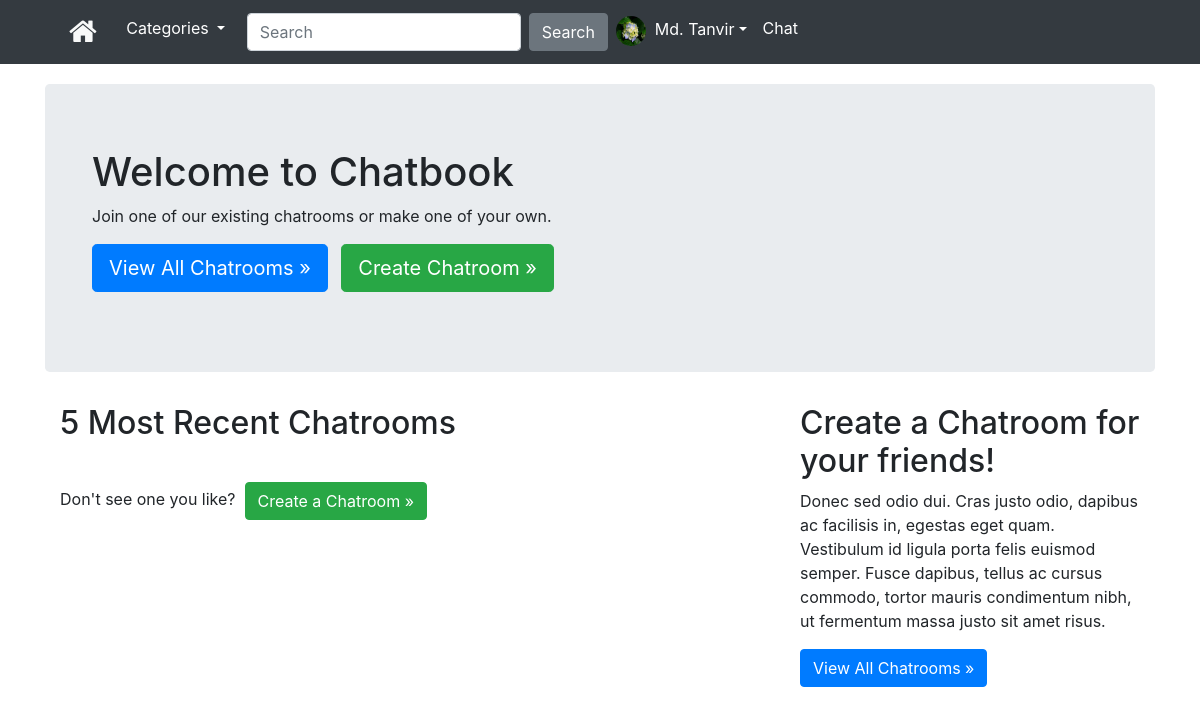
Page /chat/ (signed in) on the earlier database version.
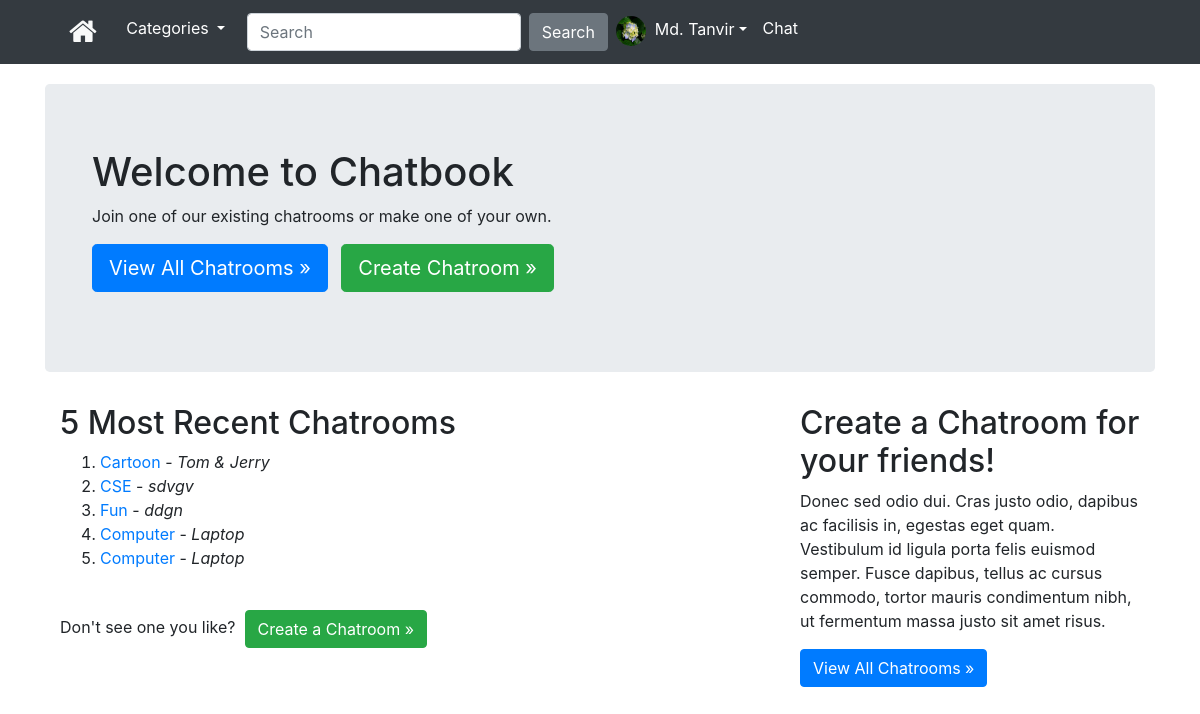
Same page on the later database version.
### chat/models.py (models this page shows, shortened)
class Chatroom(models.Model):
    name = models.CharField(max_length=50, unique=True, blank=False)
    info = models.CharField(max_length=300, blank=False)
    slug = AutoSlugField(populate_from='name')
    created = models.DateTimeField(auto_now_add=True)
    created_by = models.ForeignKey(User, related_name='chatroom_creator',
                                   on_delete=models.CASCADE, blank=False)

### chat/views.py (the view)
# urls.py: path('', views.Home.as_view(), name='home'),
class Home(LoginRequiredMixin, ListView):
    context_object_name = 'chatroom'
    model = Chatroom
    template_name = 'chat/home.html'
    def get_queryset(self):
        filters = {}
        return Chatroom.objects.order_by('-created').filter(**filters)[:5]
    def get_context_data(self, **kwargs):
        context = super(Home, self).get_context_data(**kwargs)
        context['recent_chatrooms'] = self.get_queryset()
        return context

### App_Content/context_processors.py (called while the page is built)
def extras(request):
    cat_menu_list = Category.objects.all()
    return {'cat_menu_list': cat_menu_list}

### App_Content/models.py (called while the page is built)
    def __str__(self):
        return self.title

### templates/chat/home.html (shortened to what this page needs)
{% extends "base.html" %}
{% block body_block %}
<div class="jumbotron">
  <div class="container">
    <h1>Welcome to Chatbook</h1>
    <p>Join one of our existing chatrooms or make one of your own.</p>
    <p>
      <a class="btn btn-primary btn-lg" href="{% url 'chat:chatrooms' %}">View All Chatrooms &raquo;</a>&nbsp;&nbsp;
      <a class="btn btn-success btn-lg" href="{% url 'chat:chatroom_create_form' %}">Create Chatroom &raquo;</a>
    </p>
  </div>
</div>
<div class="container">
  <div class="row">
    <div class="col-lg-8">
      <h2>5 Most Recent Chatrooms</h2>
      <ol>
        {% for room in recent_chatrooms %}
        <li><a href="{% url 'chat:chatroom' slug=room.slug %}">{{ room.name }}</a> - <i>{{ room.info }}</i></li>
        {% endfor %}
      </ol>
      <br>
      <p>Don't see one you like?&nbsp;&nbsp;<a class="btn btn-success" href="{% url 'chat:chatroom_create_form' %}">Create a Chatroom &raquo;</a></p>
    </div>
    <div class="col-lg-4">
      <h2>Create a Chatroom for your friends!</h2>
      <p>Donec sed odio dui. Cras justo odio, dapibus ac facilisis in, egestas eget quam. Vestibulum id ligula porta felis euismod semper. Fusce dapibus, tellus ac cursus commodo, tortor mauris condimentum nibh, ut fermentum massa justo sit amet
        risus.</p>
      <p><a class="btn btn-primary" href="{% url 'chat:chatrooms' %}">View All Chatrooms &raquo;</a></p>
    </div>
  </div>
  {% endblock %}

Differences in the rows shown:
added Chatroom: name "Cartoon", info "Tom & Jerry"
added Chatroom: name "CSE", info "sdvgv"
added Chatroom: name "Fun", info "ddgn"
added Chatroom: name "Computer", info "Laptop"
added Chatroom: name "Computer", info "Laptop"
